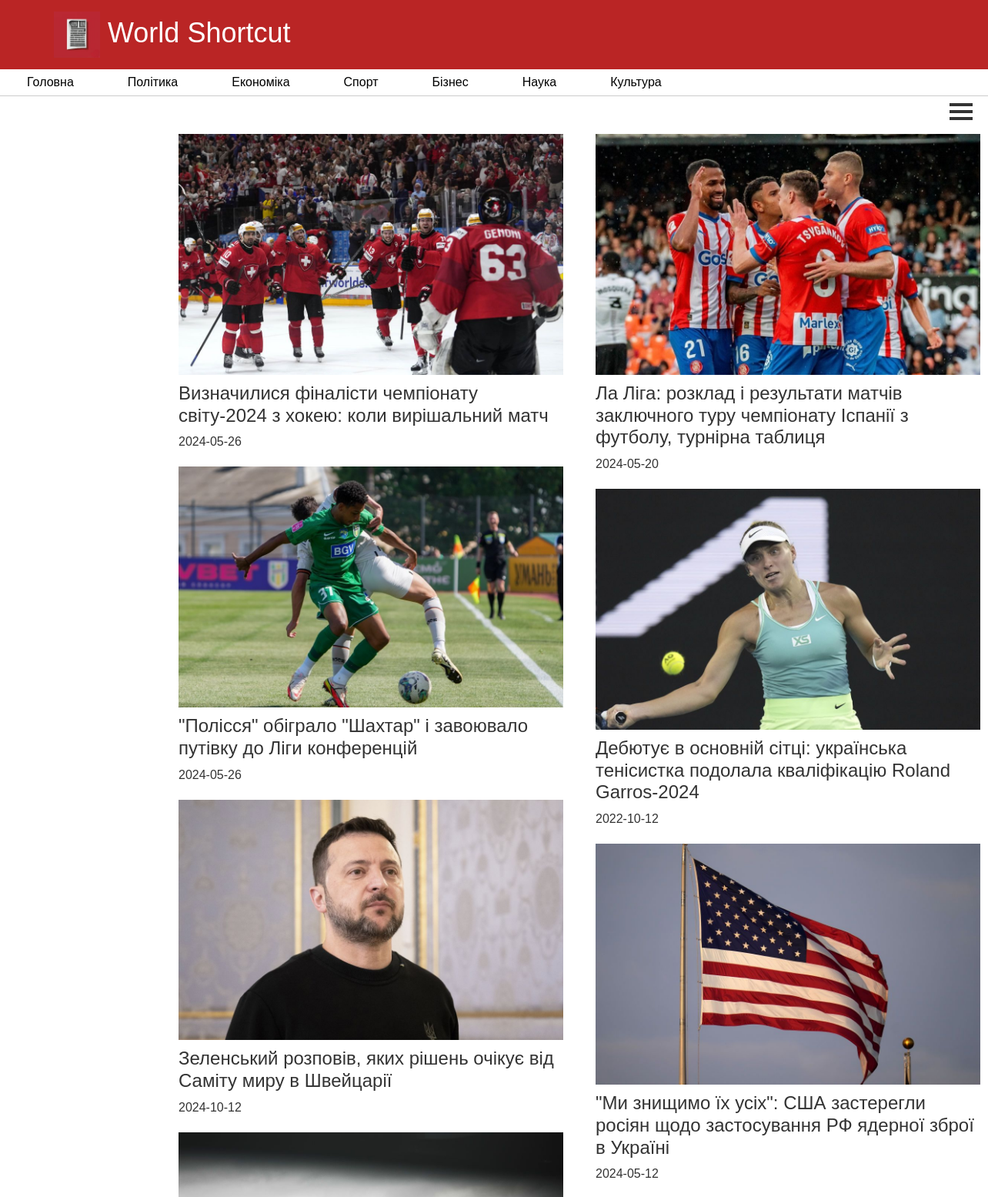
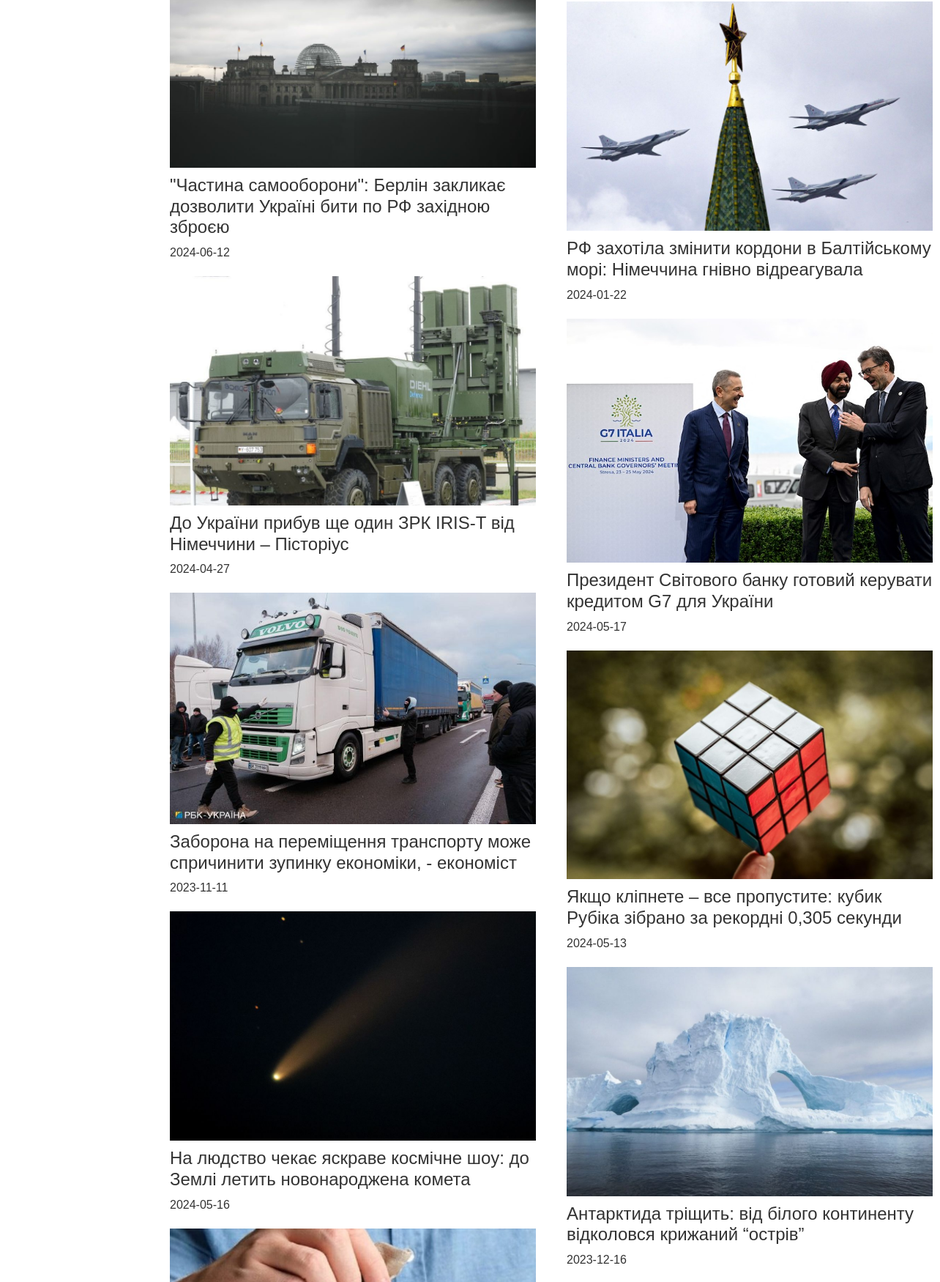
The page / (upper part) on the database its author committed (2 pictures, top to bottom).
### model.py (models this page shows)
class News(Base):
    __tablename__ = 'news'
    NewsID = Column(Integer, primary_key=True)
    Theme = Column(String)
    Title = Column(String)
    Text = Column(String)
    MediaPath = Column(String)
    Date = Column(String)

### app.py (the view)
@app.route('/templates/main.html', methods=['POST', 'GET'])
@app.route('/', methods=['POST', 'GET'])
def hello_world():
    if request.method == 'POST':
        start_date = request.form['start_date']
        end_date = request.form['end_date']
        news_item = session.query(News).filter(and_(News.Date >= start_date,  News.Date <= end_date)).all()
        return render_template("main.html", news=news_item)
    news_item = session.query(News).all()
    return render_template("main.html", news=news_item)

### templates/main.html (shortened to what this page needs)
{% extends 'navigation.html' %}
{% block main %}
    <form method="post">
        <label class="menu_btn" for="menu__toggle">
            <span></span>
        </label>
    </form>
    <div class="news-container" style="margin-top: 150px;">
        <div class="news-list">
            <ul>
                {% for news_item in news %}
                    {% if loop.index0 % 2 == 0 %}
                <li class="news-item">
                    <a href="{{ url_for('news_detail', news_id=news_item.NewsID) }}">
                        <div class="image-container">
                            <img src="{{ news_item.MediaPath }}" alt="Image">
                        </div>
                        <h4>{{ news_item.Title }}</h4>
                        <p>{{ news_item.Date }}</p>
                    </a>
                </li>
                    {% endif %}
                {% endfor %}
            </ul>
            <ul>
                {% for news_item in news %}
                    {% if loop.index0 % 2 != 0 %}
                <li class="news-item">
                    <a href="{{ url_for('news_detail', news_id=news_item.NewsID) }}">
                        <div class="image-container">
                            <img src="{{ news_item.MediaPath }}" alt="Image">
                        </div>
                        <h4>{{ news_item.Title }}</h4>
                        <p>{{ news_item.Date }}</p>
                    </a>
                </li>
                    {% endif %}
                {% endfor %}
            </ul>
        </div>
    </div>
{% endblock %}

### templates/navigation.html (shortened to what this page needs)
<!DOCTYPE html>
<html lang="uk">
<head>
    <link href="https://cdn.jsdelivr.net/npm/bootstrap@5.3.3/dist/css/bootstrap.min.css" rel="stylesheet">
</head>
<body>
    <header class="header">
        <div id="banner" class="banner">
            <div class="content-banner">
                <a href="../templates/main.html">
                    <img src="../static/logo.jpg" alt="Логотип" class="nav-logo">  World Shortcut
                </a>
            </div>
        </div>
        <nav class="navbar">
            <ul class="nav-list">
                <li class="nav-item"><a href="../templates/main.html">Головна</a></li>
                <li class="nav-item"><a href="../templates/politics_news.html">Політика</a></li>
                <li class="nav-item"><a href="../templates/economics_news.html">Економіка</a></li>
                <li class="nav-item"><a href="../templates/sports_news.html">Спорт</a></li>
                <li class="nav-item"><a href="../templates/business_news.html">Бізнес</a></li>
                <li class="nav-item"><a href="../templates/science_news.html">Наука</a></li>
                <li class="nav-item"><a href="../templates/culture_news.html">Культура</a></li>
            </ul>
        </nav>
    </header>
    <div class="body-content" class="content">
        {% block main %}
        {% endblock %}
    </div>
</body>
</html>

### templates/navigation.html (style rules this page uses)
html, body { height: 100%; }
body { margin: 0; font-family: Arial, sans-serif; }
.header { width: 100%; position: fixed; top: 0; z-index: 1000; }
.banner { background-color: #ba2525; color: white; text-align: center; padding: 10px 0; }
.navbar { background-color: white; overflow: hidden; padding: 0; border-bottom: 1px solid #ccc; }
.nav-list { list-style-type: none; margin: 0; padding: 0; display: flex; justify-content: center; align-items: center; }
.nav-item { margin: 0 15px; position: relative; }
.nav-item a { border-radius: 0; color: black; text-decoration: none; padding: 5px 20px; display: block; }
.nav-logo { max-width: 60px; max-height: 60px; }
.body-content { display: flex; flex-direction: column; min-height: 100vh; }
.content-banner { display: flex; align-items: center; justify-content: space-between; padding: 0 50px }
.content-banner a { color: white; text-decoration: none; padding: 5px 20px; display: block; font-size: 36px; }
.menu_btn { display: flex; align-items: center; position: fixed; top: 130px; right: 20px; width: 30px; height: 30px; cursor: pointer; z-index: 1; }
.menu_btn > span, .menu_btn > span::before, .menu_btn > span::after { display: block; position: absolute; width: 100%; height: 4px; background-color: #333333; }
.menu_btn > span::before { content: ''; top: -9px; }
.menu_btn > span::after { content: ''; top: 9px; }
.news-item { background-color: white; border-radius: 10px; margin-bottom: 20px; }
.image-container { width: 500px; height: 100%; overflow: hidden; }
.image-container img { width: 100%; height: 100%; }
.news-item h4 { margin-top: 10px; }
.news-item p { margin-top: 0; text-decoration: none; }
.news-item a { text-decoration: none; color: #333333; height: 100%; }
.news-container { display: flex; justify-content: space-between; padding: 0 200px; }
.news-list { display: grid; grid-template-columns: 1fr 1fr; gap: 10px; list-style: none; }
.news-list ul { list-style: none; }

### rows shown on the page
News: MediaPath (picture), Title "Визначилися фіналісти чемпіонату світу-2024 з хокею: коли вирішальний матч", Date "2024-05-26"
News: MediaPath (picture), Title "\"Полісся\" обіграло \"Шахтар\" і завоювало путівку до Ліги конференцій", Date "2024-05-26"
News: MediaPath (picture), Title "Зеленський розповів, яких рішень очікує від Саміту миру в Швейцарії", Date "2024-10-12"
News: MediaPath (picture), Title "\"Частина самооборони\": Берлін закликає дозволити Україні бити по РФ західною зброєю", Date "2024-06-12"
News: MediaPath (picture), Title "До України прибув ще один ЗРК IRIS-T від Німеччини – Пісторіус", Date "2024-04-27"
News: MediaPath (picture), Title "Заборона на переміщення транспорту може спричинити зупинку економіки, - економіст", Date "2023-11-11"
News: MediaPath (picture), Title "На людство чекає яскраве космічне шоу: до Землі летить новонароджена комета", Date "2024-05-16"
News: MediaPath (picture)
News: MediaPath (picture), Title "Ла Ліга: розклад і результати матчів заключного туру чемпіонату Іспанії з футболу, турнірна таблиця", Date "2024-05-20"
News: MediaPath (picture), Title "Дебютує в основній сітці: українська тенісистка подолала кваліфікацію Roland Garros-2024", Date "2022-10-12"
News: MediaPath (picture), Title "\"Ми знищимо їх усіх\": США застерегли росіян щодо застосування РФ ядерної зброї в Україні", Date "2024-05-12"
News: MediaPath (picture), Title "РФ захотіла змінити кордони в Балтійському морі: Німеччина гнівно відреагувала", Date "2024-01-22"
News: MediaPath (picture), Title "Президент Світового банку готовий керувати кредитом G7 для України", Date "2024-05-17"
News: MediaPath (picture), Title "Якщо кліпнете – все пропустите: кубик Рубіка зібрано за рекордні 0,305 секунди", Date "2024-05-13"
News: MediaPath (picture), Title "Антарктида тріщить: від білого континенту відколовся крижаний “острів”", Date "2023-12-16"
